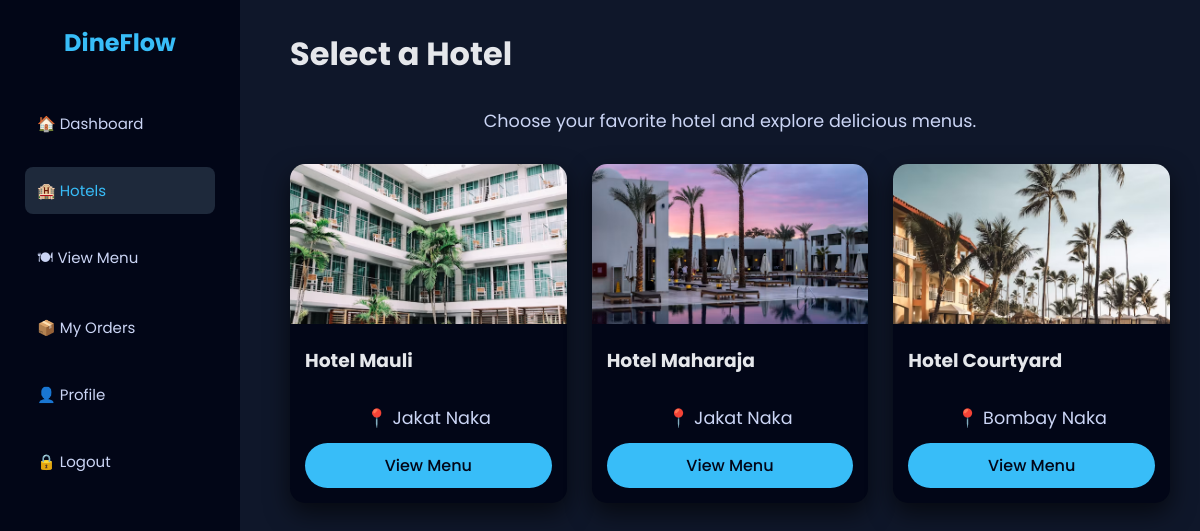
The app's page /Customer/hotels.php (signed in) with its own data.
### tables this page shows
CREATE TABLE `hotels` (
  `id` int(11) NOT NULL,
  `hotel_name` varchar(150) NOT NULL,
  `location` varchar(255) DEFAULT NULL,
  `contact` varchar(20) DEFAULT NULL,
  `created_at` timestamp NOT NULL DEFAULT current_timestamp(),
  `image` varchar(255) DEFAULT NULL,
  `status` varchar(50) DEFAULT 'active'
);

### Customer/hotels.php (the view, shortened to what this page needs)
<?php
include '../db.php';
$stmt = $conn->prepare("SELECT id, hotel_name, location, image FROM hotels WHERE status = 'active'");
$stmt->execute();
$result = $stmt->get_result();
$hotels = [];
while ($row = $result->fetch_assoc()) {
    $hotels[] = $row;
}
?>
<!DOCTYPE html>
<html lang="en">
<head>
<link rel="stylesheet" href="../assets/css/customer.css">
</head>
<body>
<div class="sidebar">
    <h2>DineFlow</h2>
    <ul>
        <li><a href="dashboard.php">🏠 Dashboard</a></li>
        <li><a class="active" href="hotels.php">🏨 Hotels</a></li>
        <li><a href="menu.php">🍽 View Menu</a></li>
        <li><a href="orders.php">📦 My Orders</a></li>
        <li><a href="profile.php">👤 Profile</a></li>
        <li><a href="/DineFlow/logout.php">🔒 Logout</a></li>
    </ul>
</div>
<div class="main-content">
<header>
    <h1>Select a Hotel</h1>
    <p>Choose your favorite hotel and explore delicious menus.</p>
</header>
<section class="hotel-container">
<?php if (!empty($hotels)): ?>
    <?php foreach ($hotels as $row): ?>
        <div class="hotel-card">
            <img src="../uploads/<?php echo htmlspecialchars($row['image']); ?>" alt="Hotel Image">
            <div class="hotel-info">
                <h3><?php echo htmlspecialchars($row['hotel_name']); ?></h3>
                <p>📍 <?php echo htmlspecialchars($row['location']); ?></p>
                <a href="menu.php?hotel_id=<?php echo $row['id']; ?>" class="select-btn">
                    View Menu
                </a>
            </div>
        </div>
    <?php endforeach; ?>
<?php else: ?>
    <p>No hotels available right now.</p>
<?php endif; ?>
</section>
</div>
</body>
</html>

### assets/css/customer.css (style rules this page uses)
* { margin: 0; padding: 0; box-sizing: border-box; font-family: 'Poppins', sans-serif; }
body { background: #0f172a; color: #e5e7eb; }
.sidebar { position: fixed; width: 240px; height: 100vh; background: #020617; padding: 25px; }
.sidebar h2 { color: #38bdf8; text-align: center; margin-bottom: 40px; }
.sidebar ul { list-style: none; }
.sidebar ul li { margin-bottom: 20px; }
.sidebar ul li a { text-decoration: none; color: #cbd5f5; font-size: 15px; display: block; padding: 12px; border-radius: 8px; transition: 0.3s; }
.sidebar ul li a:hover, .sidebar ul li a.active { background: #1e293b; color: #38bdf8; }
.main-content { margin-left: 260px; padding: 30px; }
header { margin-bottom: 30px; }
header p { color: #94a3b8; margin-top: 8px; }

### Customer/hotels.php (style rules this page uses)
.hotel-container { display: grid; grid-template-columns: repeat(auto-fit, minmax(250px, 1fr)); gap: 25px; margin-top: 30px; }
.hotel-card { background: #020617; color: #e5e7eb; border-radius: 15px; box-shadow: 0 10px 25px rgba(0,0,0,0.6); overflow: hidden; transition: 0.3s; }
.hotel-card img { width: 100%; height: 160px; object-fit: cover; }
.hotel-info { padding: 15px; }
.hotel-info h3 { margin-bottom: 8px; }
.hotel-info p { font-size: 0.9rem; color: #94a3b8; }
.select-btn { display: block; margin-top: 12px; padding: 10px; text-align: center; background: #38bdf8; color: #020617; border-radius: 25px; font-weight: 500; text-decoration: none; transition: 0.3s; }
.main-content p { text-align: center; margin-top: 30px; font-size: 1.1rem; color: #cbd5f5; }

### records on screen
hotels: image (picture), hotel_name "Hotel Mauli", location "Jakat Naka"
hotels: image (picture), hotel_name "Hotel Maharaja", location "Jakat Naka"
hotels: image (picture), hotel_name "Hotel Courtyard", location "Bombay Naka"
